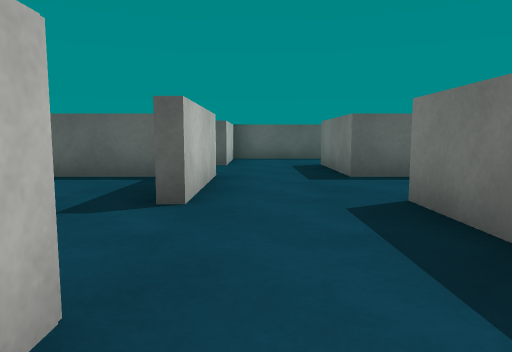
[1] (above)

19 first-person views from a walk through a Unity game level. The camera is 0.67 m above the floor, tilts 6° down and sees 70° across. The floor is counted in squares, 1 m on a side. Each view is taken from the middle of a square. On the plan, view 1 faces up. The plan holds only what a view shows up to about 11 squares ahead; the rest is blank. The player character is not drawn. Surface patterns are stand-ins for the level's own textures.

[2]
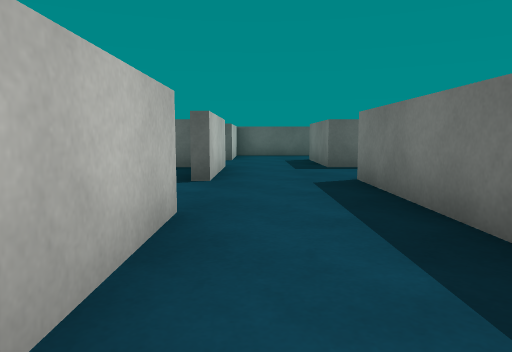

[3]
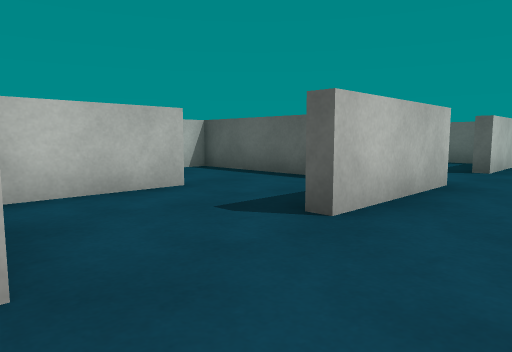

[4]
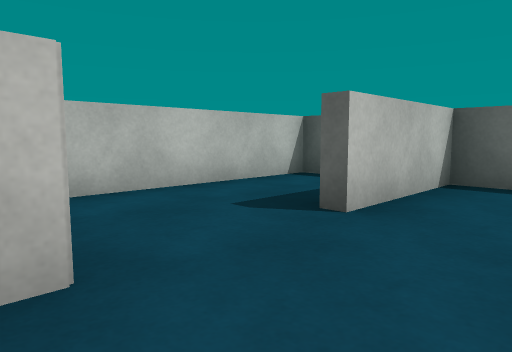

[5]
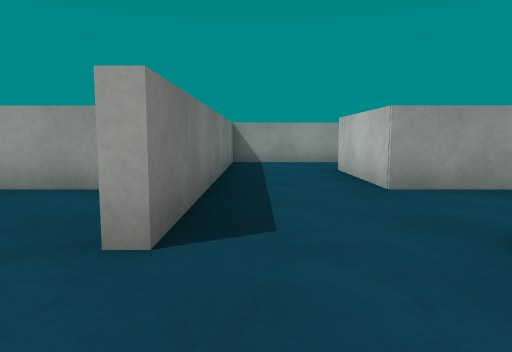

[6]
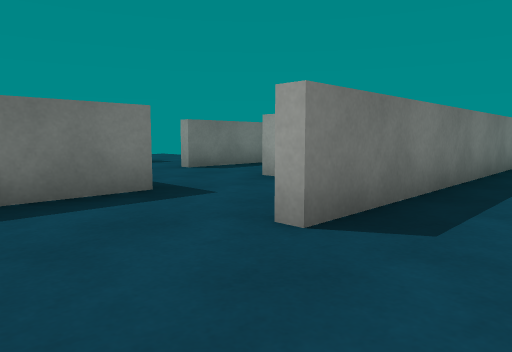

[7]
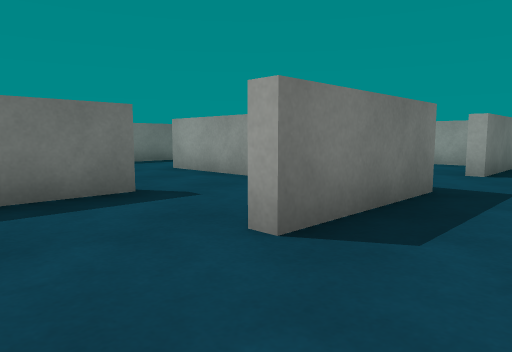

[8]
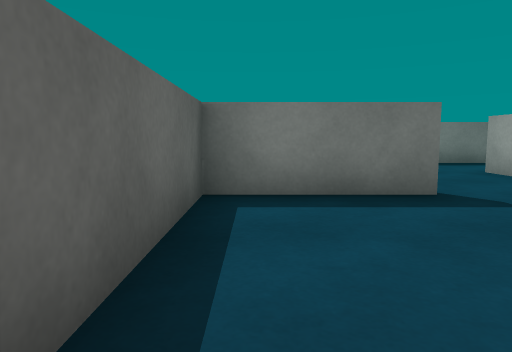

[9]
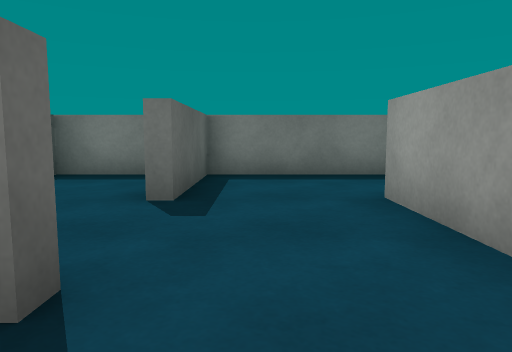

[10]
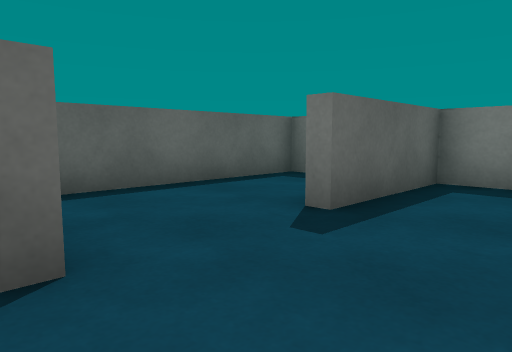

[11]
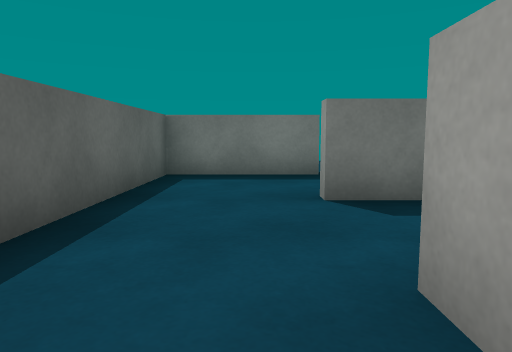

[12]
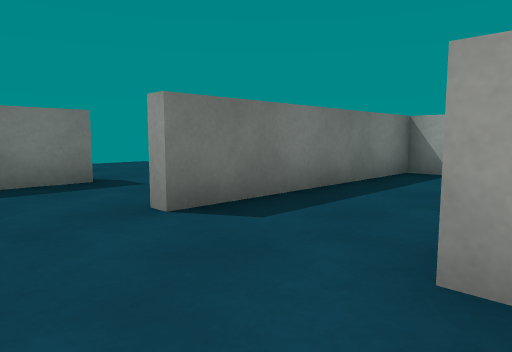

[13]
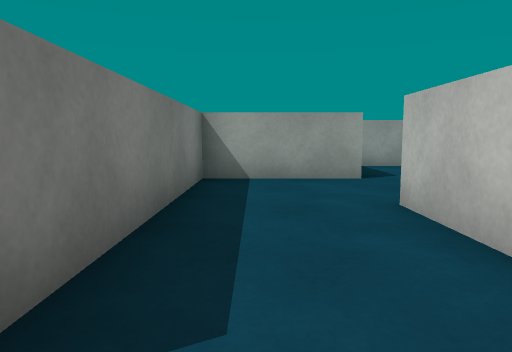

[14]
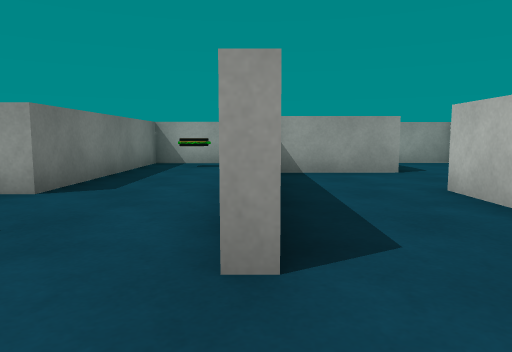

[15]
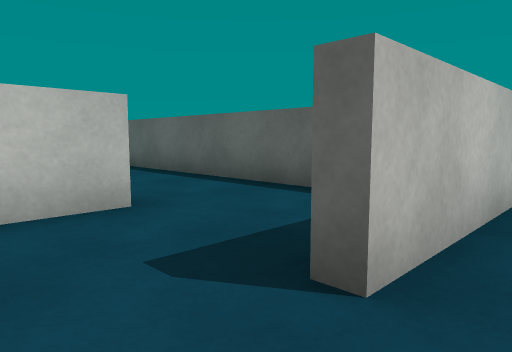

[16]
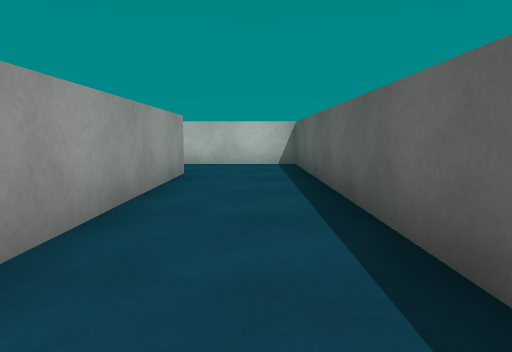

[17]
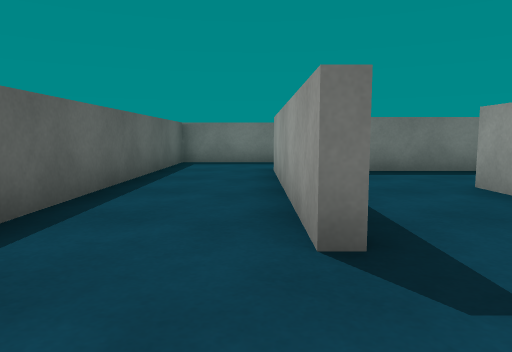

[18]
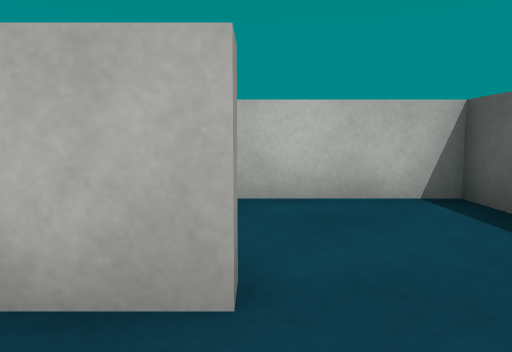

[19]
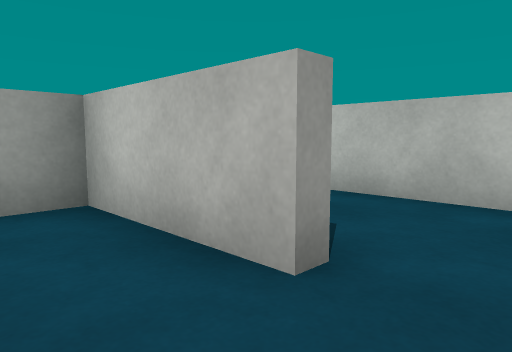

### Floor plan
Key: @ floor where view 1 was taken; # wall or solid block; . floor; O other object.
Columns run from 12 left of view 1 to 13 right of it. Each row starts with its distance up from view 1.
 12         ###############
 11         #..#....#.....#
 10         #..#....#.....#
  9         #..#..#.#..####
  8         #.....#.......#
  7         #.....#.......#
  6       ######..######..#
  5       #....#....#    .#
  4       #....#....#######
  3       #.#.....#.......#
  2       #.#.....#.......#
  1 ############..###..#..#
  0 #..........#@.# #..#......
 -1 #..........#..# #..#......
 -2 #...#####.....# ...#..#
 -3    .....#.....# ...#..#
 -4      #..#  ####.####..#
 -5        .#      .    OO#
 -6         #      .    ..#
 -7               ##    ###

Positions as (right, up) in squares from view 1, and headings:
1: (0, 0), facing up
2: (0, -2), facing up
3: (1, 1), facing up-left
4: (1, 6), facing up-left
5: (1, 6), facing down
6: (0, 6), facing down-right
7: (0, 11), facing down-right
8: (0, 11), facing right
9: (3, 8), facing right
10: (4, 7), facing up-right
11: (3, 2), facing right
12: (4, 3), facing down-right
13: (6, 2), facing down
14: (7, 3), facing down
15: (0, -3), facing up-left
16: (-2, 0), facing left
17: (-11, -1), facing right
18: (-2, 4), facing left
19: (-2, 5), facing down-left
